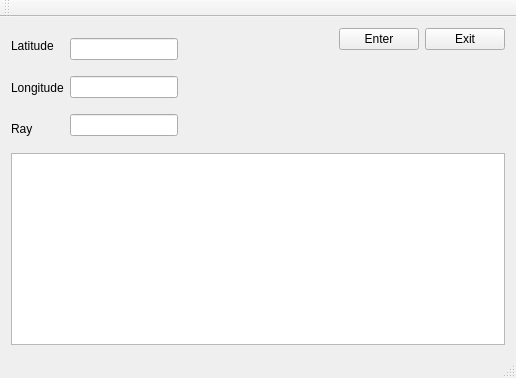
<?xml version="1.0" encoding="UTF-8"?>
<ui version="4.0">
 <class>MainWindow</class>
 <widget class="QMainWindow" name="MainWindow">
  <property name="geometry">
   <rect>
    <x>0</x>
    <y>0</y>
    <width>516</width>
    <height>378</height>
   </rect>
  </property>
  <property name="windowTitle">
   <string>MainWindow</string>
  </property>
  <widget class="QWidget" name="centralWidget">
   <layout class="QGridLayout" name="gridLayout_2">
    <item row="0" column="0" rowspan="2" colspan="2">
     <layout class="QGridLayout" name="gridLayout">
      <item row="0" column="0">
       <layout class="QHBoxLayout" name="horizontalLayout_7">
        <item>
         <layout class="QHBoxLayout" name="horizontalLayout_5">
          <item>
           <layout class="QVBoxLayout" name="verticalLayout">
            <item>
             <widget class="QLabel" name="labelLatitude">
              <property name="text">
               <string>Latitude</string>
              </property>
              <property name="buddy">
               <cstring>lineEditLatitude</cstring>
              </property>
             </widget>
            </item>
            <item>
             <widget class="QLabel" name="labelLongitude">
              <property name="text">
               <string>Longitude</string>
              </property>
              <property name="buddy">
               <cstring>lineEditLongitude</cstring>
              </property>
             </widget>
            </item>
            <item>
             <widget class="QLabel" name="labelRayon">
              <property name="text">
               <string>Ray</string>
              </property>
              <property name="buddy">
               <cstring>lineEditRayon</cstring>
              </property>
             </widget>
            </item>
           </layout>
          </item>
          <item>
           <layout class="QVBoxLayout" name="verticalLayout_2">
            <item>
             <layout class="QHBoxLayout" name="horizontalLayout_4">
              <item>
               <widget class="QLineEdit" name="lineEditLatitude"/>
              </item>
              <item>
               <spacer name="horizontalSpacer_2">
                <property name="orientation">
                 <enum>Qt::Horizontal</enum>
                </property>
                <property name="sizeHint" stdset="0">
                 <size>
                  <width>40</width>
                  <height>20</height>
                 </size>
                </property>
               </spacer>
              </item>
             </layout>
            </item>
            <item>
             <layout class="QHBoxLayout" name="horizontalLayout_3">
              <item>
               <widget class="QLineEdit" name="lineEditLongitude"/>
              </item>
              <item>
               <spacer name="horizontalSpacer_3">
                <property name="orientation">
                 <enum>Qt::Horizontal</enum>
                </property>
                <property name="sizeHint" stdset="0">
                 <size>
                  <width>40</width>
                  <height>20</height>
                 </size>
                </property>
               </spacer>
              </item>
             </layout>
            </item>
            <item>
             <layout class="QHBoxLayout" name="horizontalLayout">
              <item>
               <widget class="QLineEdit" name="lineEditRayon"/>
              </item>
              <item>
               <spacer name="horizontalSpacer_4">
                <property name="orientation">
                 <enum>Qt::Horizontal</enum>
                </property>
                <property name="sizeHint" stdset="0">
                 <size>
                  <width>40</width>
                  <height>20</height>
                 </size>
                </property>
               </spacer>
              </item>
             </layout>
            </item>
           </layout>
          </item>
         </layout>
        </item>
        <item>
         <spacer name="horizontalSpacer">
          <property name="orientation">
           <enum>Qt::Horizontal</enum>
          </property>
          <property name="sizeHint" stdset="0">
           <size>
            <width>40</width>
            <height>20</height>
           </size>
          </property>
         </spacer>
        </item>
        <item>
         <layout class="QVBoxLayout" name="verticalLayout_3">
          <item>
           <layout class="QHBoxLayout" name="horizontalLayout_6">
            <item>
             <widget class="QPushButton" name="pushButtonEnter">
              <property name="text">
               <string>Enter</string>
              </property>
             </widget>
            </item>
            <item>
             <widget class="QPushButton" name="pushButtonExit">
              <property name="text">
               <string>Exit</string>
              </property>
             </widget>
            </item>
           </layout>
          </item>
          <item>
           <spacer name="verticalSpacer_4">
            <property name="orientation">
             <enum>Qt::Vertical</enum>
            </property>
            <property name="sizeHint" stdset="0">
             <size>
              <width>20</width>
              <height>40</height>
             </size>
            </property>
           </spacer>
          </item>
         </layout>
        </item>
       </layout>
      </item>
      <item row="1" column="0">
       <widget class="QTextEdit" name="textEdit"/>
      </item>
     </layout>
    </item>
   </layout>
  </widget>
  <widget class="QMenuBar" name="menuBar">
   <property name="geometry">
    <rect>
     <x>0</x>
     <y>0</y>
     <width>516</width>
     <height>22</height>
    </rect>
   </property>
  </widget>
  <widget class="QToolBar" name="mainToolBar">
   <attribute name="toolBarArea">
    <enum>TopToolBarArea</enum>
   </attribute>
   <attribute name="toolBarBreak">
    <bool>false</bool>
   </attribute>
  </widget>
  <widget class="QStatusBar" name="statusBar"/>
 </widget>
 <layoutdefault spacing="6" margin="11"/>
 <tabstops>
  <tabstop>lineEditLatitude</tabstop>
  <tabstop>lineEditLongitude</tabstop>
  <tabstop>lineEditRayon</tabstop>
  <tabstop>textEdit</tabstop>
 </tabstops>
 <resources/>
 <connections/>
</ui>
